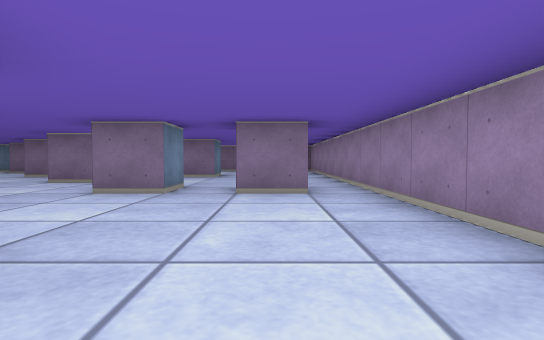
View 1 (above)

17 first-person views from a walk through a cub3D maze. The camera is about half as high as the walls, tilts 2° down and sees 80° across. The floor is counted in squares. Each view is taken from the middle of a square. On the plan, view 1 faces up. The plan holds only what a view shows up to about 9 squares ahead; the rest is blank.

View 2
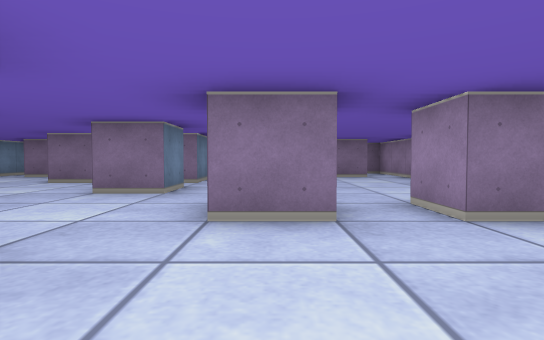

View 3
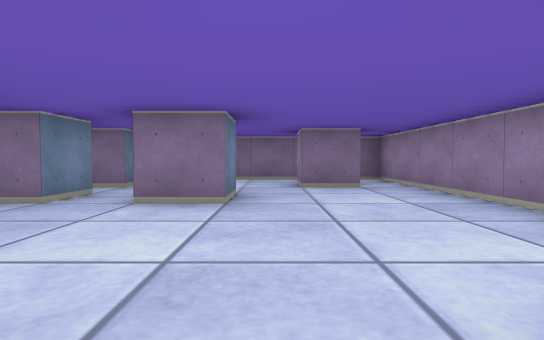

View 4
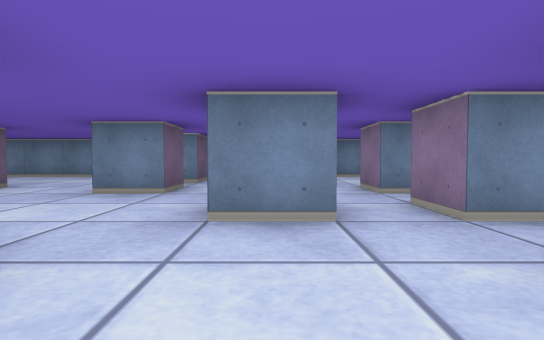

View 5
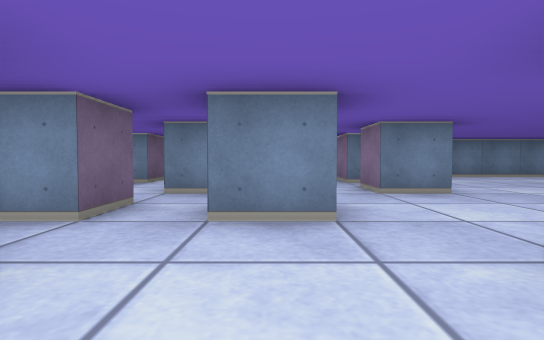

View 6
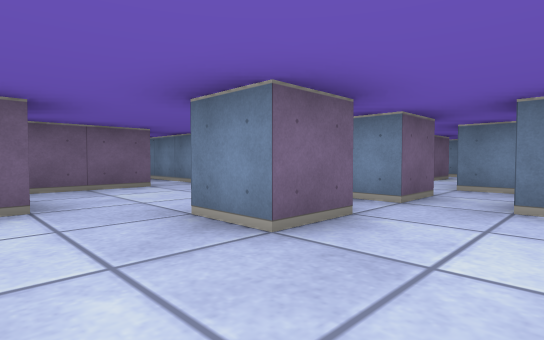

View 7
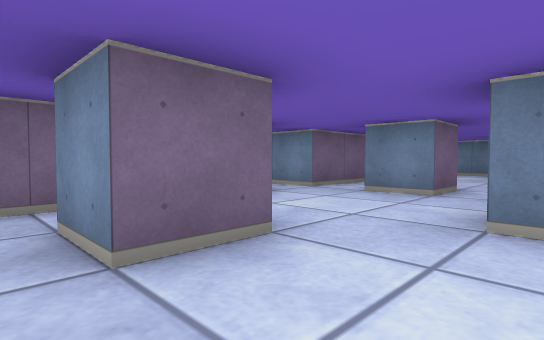

View 8
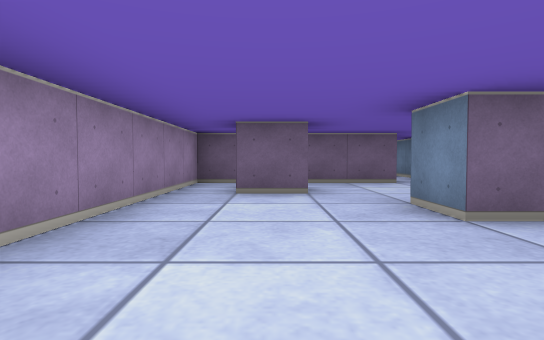

View 9
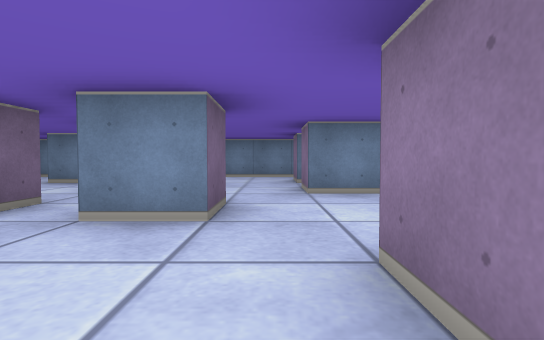

View 10
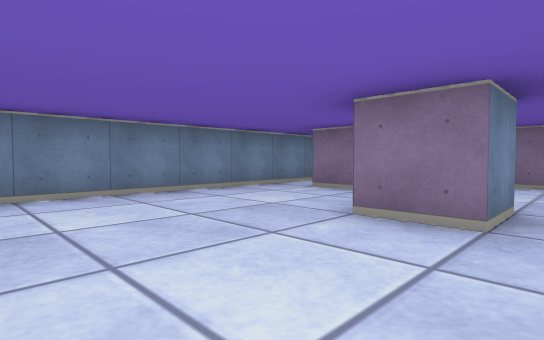

View 11
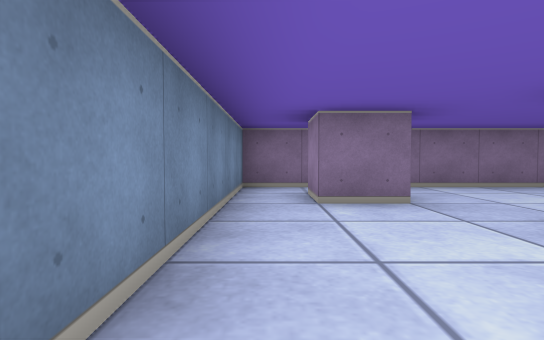

View 12
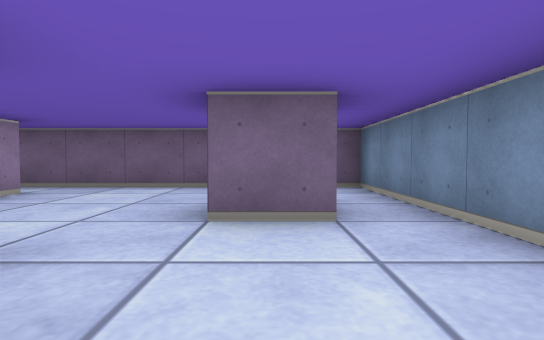

View 13
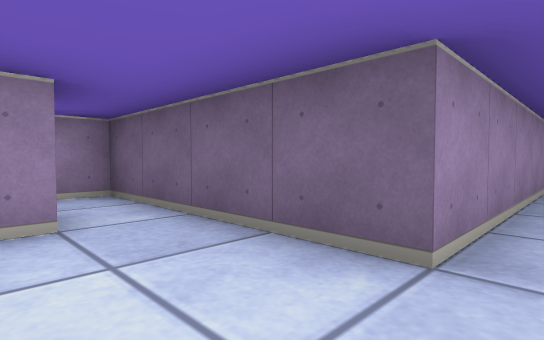

View 14
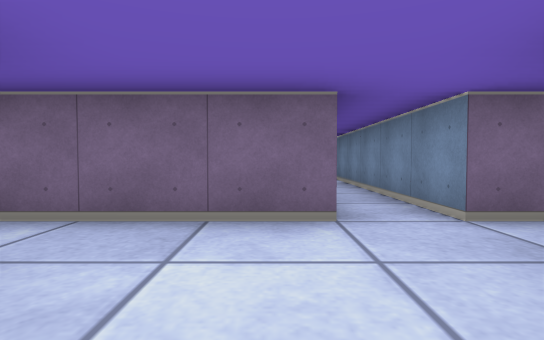

View 15
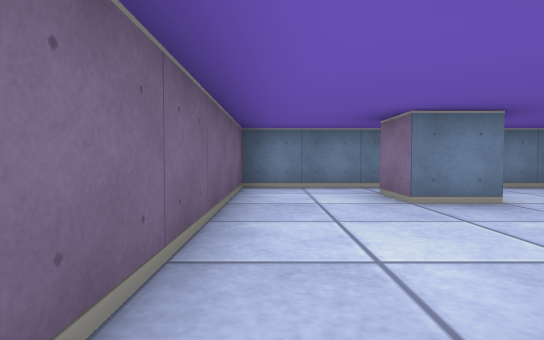

View 16
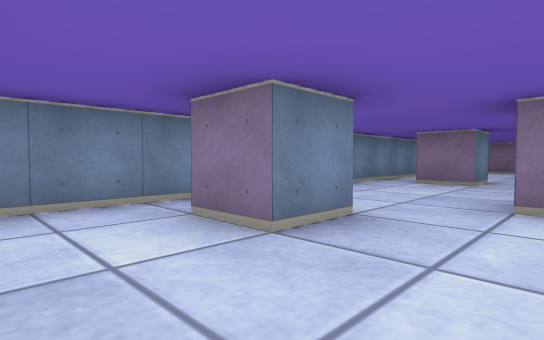

View 17
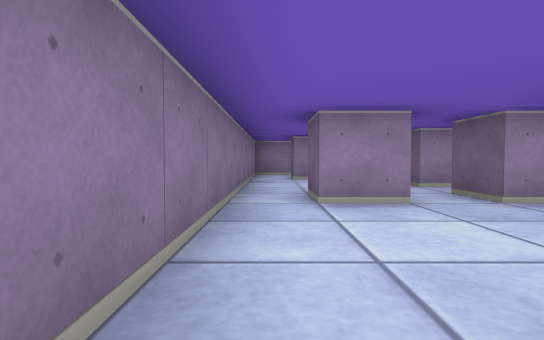

### Floor plan
Points are (right, up) in squares from view 1. A wall is a line through its corners. A room is listed if a view was taken in it or the views show most of it. See-through windows are left out.
Room 1 (views 1, 2, 3, 4, 5, 6, 7, 8, 9, 10, 11, 12, 13, 14, 15, 16, 17)
walls: (-4.6, 1.5) (-3.5, 1.5) (-3.5, 0.9); (-2.6, 1.5) (-1.5, 1.5) (-1.5, 0.5); (-5.5, 2.2) (-5.5, 1.5); (-4.5, 3.5) (-3.5, 3.5) (-3.5, 2.5); (-4.6, -0.5) (-3.5, -0.5) (-3.5, -1.5); (-0.6, -0.5) (0.5, -0.5) (0.5, -1.5); (-6.5, 5.5) (-5.5, 5.5) (-5.5, 4.5) (-6.5, 4.5); (-1.5, 5.5) (-1.5, 4.5) (-2.5, 4.5); (-8.5, 0.5) (-7.5, 0.5) (-7.5, -0.5) (-8.5, -0.5); (-0.5, -1.6) (-0.5, -1.1); (0.5, 4.5) (-0.5, 4.5) (-0.5, 5.5); (-3.5, 7.5) (-3.5, 6.5) (-4.5, 6.5); (-8.5, 5.5) (-7.5, 5.5) (-7.5, 4.5) (-8.5, 4.5); (-4.5, 9) (-4.5, 9.5) (-3.5, 9.5) (-3.5, 8.5) (-4.5, 8.5); (-2.5, 8.9) (-2.5, 9.5); (-5.5, 9.6) (-5.5, 8.5) (-6.5, 8.5); (-1.5, 9.5) (-1.5, 8.5) (-2.5, 8.5); (-4.5, 10.4) (-4.5, 11.5) (-3.5, 11.5); (-3.4, 10.5) (-4.1, 10.5); (-2.5, -6.8) (-2.5, -2.5) (1.5, -2.5) (1.5, 12.5) (-9.5, 12.5) (-9.5, -2.5) (-3.5, -2.5) (-3.5, -7.5); (-7.4, 10.5) (-8.5, 10.5) (-8.5, 11.5); (0.6, 10.5) (-0.5, 10.5) (-0.5, 11.5) (0.5, 11.5)

Where each view was taken, in squares from view 1:
view 1: 0 up, 0 right, facing up
view 2: 2 up, 2 left, facing up
view 3: 5 up, 1 left, facing up
view 4: 7 up, 1 left, facing left
view 5: 3 up, 1 left, facing left
view 6: 3 up, 0 right, facing down-left
view 7: 1 up, 1 right, facing down-left
view 8: 4 up, 0 right, facing down
view 9: 4 up, 1 left, facing left
view 10: 6 up, 5 left, facing up-left
view 11: 7 up, 9 left, facing up
view 12: 3 up, 8 left, facing down
view 13: 1 down, 3 left, facing down-right
view 14: 0 up, 2 left, facing down
view 15: 2 down, 4 left, facing left
view 16: 2 down, 6 left, facing up-left
view 17: 12 up, 8 left, facing right
